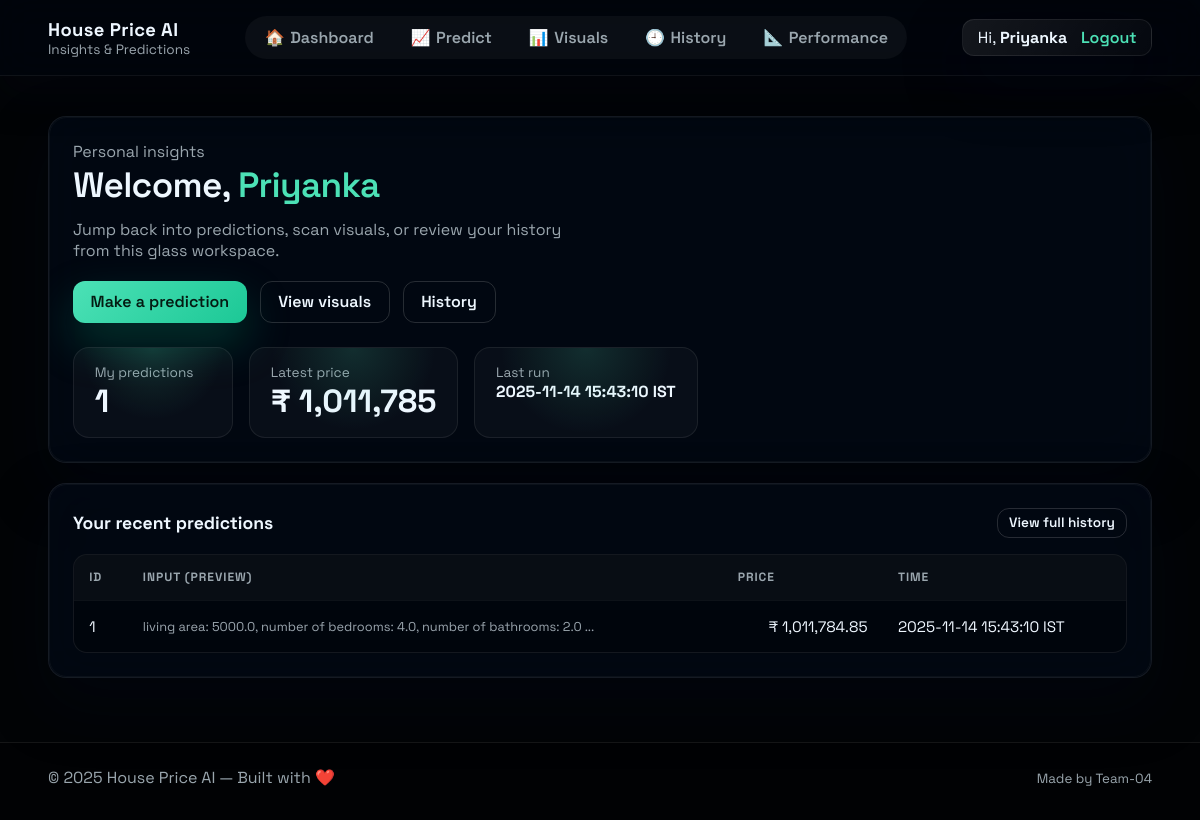
/dashboard (signed in), run on the app's committed database.
### tables this page shows
CREATE TABLE users (
            id INTEGER PRIMARY KEY AUTOINCREMENT,
            username TEXT UNIQUE NOT NULL,
            password TEXT NOT NULL
        , role TEXT DEFAULT 'user', last_login DATETIME);

CREATE TABLE predictions (
            id INTEGER PRIMARY KEY AUTOINCREMENT,
            user_id INTEGER,
            input_data TEXT,
            predicted_price REAL,
            timestamp DATETIME DEFAULT CURRENT_TIMESTAMP
        );

### app.py (the view)
@app.route('/dashboard')
@login_required
def dashboard():
    if session.get('role') == 'admin':
        return redirect(url_for('admin_dashboard'))
    recent_predictions = []
    user_pred_total = 0
    try:
        with get_db() as conn:
            c = conn.cursor()
            uid = current_user_id(conn)
            if uid is None:
                flash('User not found', 'warning')
                return redirect(url_for('logout'))
            c.execute('SELECT COUNT(*) AS cnt FROM predictions WHERE user_id = ?', (uid,))
            r = c.fetchone()
            user_pred_total = int(r['cnt']) if r else 0
            c.execute('''
                SELECT p.id, p.user_id, p.input_data, p.predicted_price, p.timestamp, u.username
                FROM predictions p LEFT JOIN users u ON p.user_id = u.id
                WHERE p.user_id = ?
                ORDER BY p.timestamp DESC LIMIT 5
            ''', (uid,))
            fetched = [dict(row) for row in c.fetchall()]
            for idx, row in enumerate(fetched, start=1):
                row['input_preview'] = preview_payload(row.get('input_data'))
                row['formatted_timestamp'] = format_timestamp(row.get('timestamp'))
                row['display_id'] = idx  # Sequential ID for user view
                row['actual_id'] = row['id']  # Keep actual DB ID for reference
            recent_predictions = fetched
    except Exception as e:
        print('Dashboard error:', e)
        traceback.print_exc()
        flash('Error loading dashboard data', 'warning')
    return render_template('dashboard.html',
                           recent_predictions=recent_predictions,
                           user_pred_total=user_pred_total)

### app.py (called while the page is built, shortened)
@app.context_processor
def inject_helpers():
    def safe_url(endpoint_name, **values):
        try:
            return url_for(endpoint_name, **values)
        except Exception:
            return None
    links = {
        'home': safe_url('home'),
        'dashboard': safe_url('dashboard'),
        'predict': safe_url('predict'),
        'visuals': safe_url('visuals'),
        'history': safe_url('history'),
        'model_performance': safe_url('model_performance'),
        'admin': safe_url('admin'),
        'login': safe_url('login'),
        'signup': safe_url('signup'),
    }
    return {
        'links': links,
        'now': datetime.datetime.utcnow,
        'current_year': datetime.datetime.utcnow().year
    }

def get_db():
    conn = sqlite3.connect(DB_FILE)
    conn.row_factory = sqlite3.Row
    return conn

def current_user_id(conn=None):
    if 'user_id' in session:
        return session.get('user_id')

def format_timestamp(ts, to_ist=True):
    if ts is None:
        return '—'
    try:
        if isinstance(ts, str):
            for fmt in ['%Y-%m-%d %H:%M:%S', '%Y-%m-%d %H:%M:%S.%f', '%Y-%m-%dT%H:%M:%S', '%Y-%m-%dT%H:%M:%S.%f']:
                try:
                    dt = datetime.datetime.strptime(ts, fmt)
                    if to_ist:
                        dt = dt + datetime.timedelta(hours=5, minutes=30)
                    return dt.strftime('%Y-%m-%d %H:%M:%S IST')
                except ValueError:
                    continue
        if isinstance(ts, datetime.datetime):
            if to_ist:
                ts = ts + datetime.timedelta(hours=5, minutes=30)
            return ts.strftime('%Y-%m-%d %H:%M:%S IST')
        return str(ts)
    except Exception:
        return str(ts) if ts else '—'

def preview_payload(raw, max_items=3, max_chars=140):
    if raw is None or raw == '':
        return '—'
    data = raw
    if isinstance(raw, str):
        try:
            data = json.loads(raw)
        except Exception:
            data = raw
    if isinstance(data, dict):
        items = list(data.items())
        preview = ', '.join(f"{k}: {v}" for k, v in items[:max_items])
        if len(items) > max_items:
            preview += ' ...'
        return preview or '—'

def login_required(f):
    @wraps(f)
    def wrapped(*args, **kwargs):
        if 'username' not in session:
            flash('Please log in to access this page', 'warning')
            return redirect(url_for('login'))
        return f(*args, **kwargs)
    return wrapped

### templates/dashboard.html (shortened to what this page needs)
{% extends "base.html" %}
{% block content %}
<section class="dashboard-grid user-dashboard">
  <div class="card welcome-card">
    <div class="welcome-left">
      <p class="muted" style="margin:0;">Personal insights</p>
      <h1>Welcome, <span class="accent">{{ session.username or 'User' }}</span></h1>
      <p class="muted">Jump back into predictions, scan visuals, or review your history from this glass workspace.</p>
      <div class="cta-row">
        {% if links.predict %}<a class="btn" href="{{ links.predict }}">Make a prediction</a>{% endif %}
        {% if links.visuals %}<a class="btn ghost" href="{{ links.visuals }}">View visuals</a>{% endif %}
        {% if links.history %}<a class="btn ghost" href="{{ links.history }}">History</a>{% endif %}
      </div>
    </div>
    <div class="welcome-right stats-column">
      <div class="stat">
        <div class="stat-label">My predictions</div>
        <div class="stat-value">{{ user_pred_total }}</div>
      </div>
      <div class="stat">
        <div class="stat-label">Latest price</div>
        <div class="stat-value">
          {% if recent_predictions and recent_predictions[0].predicted_price %}
            ₹ {{ "{:,.0f}".format(recent_predictions[0].predicted_price) }}
          {% else %}
            —
          {% endif %}
        </div>
      </div>
      <div class="stat">
        <div class="stat-label">Last run</div>
        <div class="stat-value" style="font-size:1rem;">
          {% if recent_predictions and recent_predictions[0].formatted_timestamp %}
            {{ recent_predictions[0].formatted_timestamp }}
          {% else %}
            —
          {% endif %}
        </div>
      </div>
    </div>
  </div>
  <div class="card wide-card">
    <div class="card-header">
      <h3>Your recent predictions</h3>
      <div class="card-actions">
        {% if links.history %}<a class="btn small ghost" href="{{ links.history }}">View full history</a>{% endif %}
      </div>
    </div>
    <div class="table-wrap">
      <table class="styled-table">
        <thead>
          <tr>
            <th>ID</th>
            <th>Input (preview)</th>
            <th class="right-col">Price</th>
            <th>Time</th>
          </tr>
        </thead>
        <tbody>
          {% if recent_predictions %}
            {% for p in recent_predictions %}
              <tr>
                <td>{{ p.display_id if p.display_id else p.id }}</td>
                <td class="json-preview">{{ p.input_preview }}</td>
                <td class="right-col">₹ {{ "{:,.2f}".format(p.predicted_price) }}</td>
                <td>{{ p.formatted_timestamp if p.formatted_timestamp else p.timestamp }}</td>
              </tr>
            {% endfor %}
          {% else %}
            <tr><td colspan="4" class="empty">No predictions yet — run your first one!</td></tr>
          {% endif %}
        </tbody>
      </table>
    </div>
  </div>
</section>
{% endblock %}

### templates/base.html (shortened to what this page needs)
<!doctype html>
<html lang="en">
<head>
  <link rel="stylesheet" href="{{ url_for('static', filename='style.css') }}">
</head>
<body class="app-body">
  <header class="topbar">
    <div class="container topbar-inner">
      <div class="brand">
        <div class="brand-text">
          <div class="app-name">House Price AI</div>
          <div class="app-sub">Insights & Predictions</div>
        </div>
      </div>
      <nav class="main-nav">
        {% if links.dashboard %}<a href="{{ links.dashboard }}"><span class="nav-icon">🏠</span><span>Dashboard</span></a>{% endif %}
        {% if links.predict %}<a href="{{ links.predict }}"><span class="nav-icon">📈</span><span>Predict</span></a>{% endif %}
        {% if links.visuals %}<a href="{{ links.visuals }}"><span class="nav-icon">📊</span><span>Visuals</span></a>{% endif %}
        {% if links.history %}<a href="{{ links.history }}"><span class="nav-icon">🕘</span><span>History</span></a>{% endif %}
        {% if links.model_performance %}<a href="{{ links.model_performance }}"><span class="nav-icon">📐</span><span>Performance</span></a>{% endif %}
        {% if links.admin and session.get('role') == 'admin' %}<a href="{{ links.admin }}"><span class="nav-icon">🛡</span><span>Admin</span></a>{% endif %}</nav>
      <div class="top-actions">
        {% if session.username %}
          <div class="user-pill">Hi, <strong>{{ session.username }}</strong>
            <a href="{{ url_for('logout') }}" class="link-logout">Logout</a>
          </div>
        {% else %}
          {% if links.login %}<a href="{{ links.login }}" class="btn small">Login</a>{% endif %}
          {% if links.signup %}<a href="{{ links.signup }}" class="btn small ghost">Sign Up</a>{% endif %}
        {% endif %}
      </div>
    </div>
  </header>
  <main class="container page-content">
    {% block content %}{% endblock %}
  </main>
  <footer class="footer">
    <div class="container">
      <div>© {{ current_year }} House Price AI — Built with ❤️</div>
      <div class="footer-links">
        <small>Made by Team-04</small>
      </div>
    </div>
  </footer>
</body>
</html>

### data on the page
users: username "Priyanka"
predictions: predicted_price "1,011,785", display_id "1", input_preview "living area: 5000.0, number of bedrooms: 4.0, number of bathrooms: 2.0 ...", predicted_price "1,011,784.85", formatted_timestamp "2025-11-14 15:43:10 IST"

### other printed values
{{ user_pred_total }} "1"
{{ recent_predictions[0].formatted_timestamp }} "2025-11-14 15:43:10 IST"
